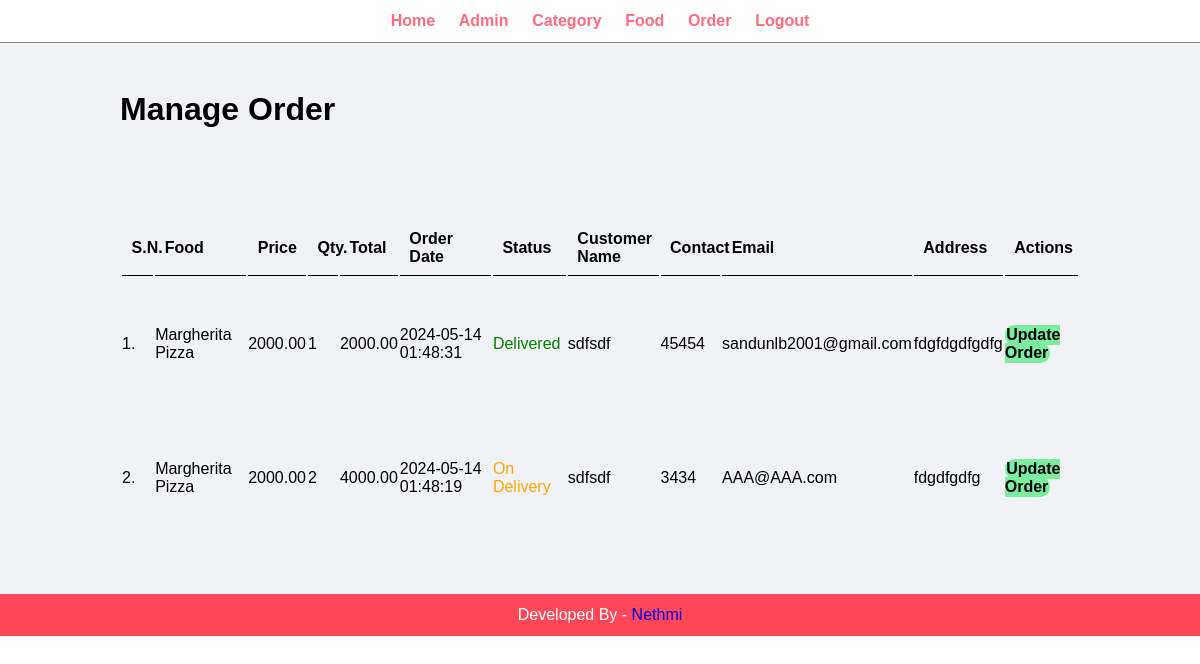
The page /admin/manage-order.php on the database its author committed.
### tables this page shows
CREATE TABLE `tbl_order` (
  `id` int(10) UNSIGNED NOT NULL,
  `food` varchar(150) NOT NULL,
  `price` decimal(10,2) NOT NULL,
  `qty` int(11) NOT NULL,
  `total` decimal(10,2) NOT NULL,
  `order_date` datetime NOT NULL,
  `status` varchar(50) NOT NULL,
  `customer_name` varchar(150) NOT NULL,
  `customer_contact` varchar(20) NOT NULL,
  `customer_email` varchar(150) NOT NULL,
  `customer_address` varchar(255) NOT NULL
);

### admin/manage-order.php (the view, shortened to what this page needs)
<?php include('includes/header.php'); ?>
<div class="main-content">
    <div class="wrapper">
        <h1>Manage Order</h1>
                <br /><br /><br />
                <br><br>
                <table class="tbl-full">
                    <tr>
                        <th>S.N.</th>
                        <th>Food</th>
                        <th>Price</th>
                        <th>Qty.</th>
                        <th>Total</th>
                        <th>Order Date</th>
                        <th>Status</th>
                        <th>Customer Name</th>
                        <th>Contact</th>
                        <th>Email</th>
                        <th>Address</th>
                        <th>Actions</th>
                    </tr>
                    <?php
                        $sql = "SELECT * FROM tbl_order ORDER BY id DESC";
                        $res = mysqli_query($conn, $sql);
                        $count = mysqli_num_rows($res);
                        $sn = 1;
                        if($count>0)
                        {
                            while($row=mysqli_fetch_assoc($res))
                            {
                                $id = $row['id'];
                                $food = $row['food'];
                                $price = $row['price'];
                                $qty = $row['qty'];
                                $total = $row['total'];
                                $order_date = $row['order_date'];
                                $status = $row['status'];
                                $customer_name = $row['customer_name'];
                                $customer_contact = $row['customer_contact'];
                                $customer_email = $row['customer_email'];
                                $customer_address = $row['customer_address'];
                                ?>
                                    <tr>
                                        <td><?php echo $sn++; ?>. </td>
                                        <td><?php echo $food; ?></td>
                                        <td><?php echo $price; ?></td>
                                        <td><?php echo $qty; ?></td>
                                        <td><?php echo $total; ?></td>
                                        <td><?php echo $order_date; ?></td>
                                        <td>
                                            <?php
                                                if($status=="Ordered")
                                                {
                                                    echo "<label>$status</label>";
                                                }
                                                elseif($status=="On Delivery")
                                                {
                                                    echo "<label style='color: orange;'>$status</label>";
                                                }
                                                elseif($status=="Delivered")
                                                {
                                                    echo "<label style='color: green;'>$status</label>";
                                                }
                                                elseif($status=="Cancelled")
                                                {
                                                    echo "<label style='color: red;'>$status</label>";
                                                }
                                            ?>
                                        </td>
                                        <td><?php echo $customer_name; ?></td>
                                        <td><?php echo $customer_contact; ?></td>
                                        <td><?php echo $customer_email; ?></td>
                                        <td><?php echo $customer_address; ?></td>
                                        <td>
                                            <a href="update-order.php?id=<?php echo $id; ?>" class="btn-secondary">Update Order</a>
                                        </td>
                                    </tr>
                                <?php
                            }
                        }
                        else
                        {
                            echo "<tr><td colspan='12' class='error'>Orders not Available</td></tr>";
                        }
                    ?>
                </table>
    </div>
</div>
<?php include('includes/footer.php'); ?>

### admin/includes/header.php (shortened to what this page needs)
<html>
    <head>
        <link rel="stylesheet" href="../css/admin.css">
    </head>
    <body>
        <div class="menu text-center">
            <div class="wrapper">
                <ul>
                    <li><a href="index.php">Home</a></li>
                    <li><a href="manage-admin.php">Admin</a></li>
                    <li><a href="manage-category.php">Category</a></li>
                    <li><a href="manage-food.php">Food</a></li>
                    <li><a href="manage-order.php">Order</a></li>
                    <li><a href="logout.php">Logout</a></li>
                </ul>
            </div>
        </div>

### admin/includes/footer.php
<div class="footer">
            <div class="wrapper">
                <p class="text-center">Developed By - <a href="#" style="text-decoration:none;">Nethmi</a></p>
            </div>
        </div>
    </body>
</html>

### css/admin.css (style rules this page uses)
* { margin: 0; padding: 0; font-family: Arial, Helvetica, sans-serif; }
.wrapper { padding: 1%; width: 80%; margin: 0 auto; }
.text-center a { text-decoration: none; }
.text-center { text-align: center; }
.tbl-full { width: 100%; }
table tr th { border-bottom: 1px solid black; padding: 1%; text-align: left; }
table tr td { padding: 5% 0; }
.btn-secondary { background-color: #7bed9f; padding: 11%; color: black; width: 144px; border: none; text-decoration: none; font-weight: bold; }
.btn-secondary, .btn-danger, .btn-primary { padding: 2%; border-radius:12px ; }
.menu { border-bottom: 1px solid grey; }
.menu ul { list-style-type: none; }
.menu ul li { display: inline; padding: 1%; }
.menu ul li a { text-decoration: none; font-weight: bold; color: #ff6b81; }
.main-content { background-color: #f1f2f6; padding: 3% 0; }
.footer { background-color: #ff4757; color: white; }

### rows shown on the page
tbl_order: food "Margherita Pizza", price "2000.00", qty "1", total "2000.00", order_date "2024-05-14 01:48:31", status "Delivered", customer_name "sdfsdf", customer_contact "45454", customer_email "sandunlb2001@gmail.com", customer_address "fdgfdgdfgdfg"
tbl_order: food "Margherita Pizza", price "2000.00", qty "2", total "4000.00", order_date "2024-05-14 01:48:19", status "On Delivery", customer_name "sdfsdf", customer_contact "3434", customer_email "AAA@AAA.com", customer_address "fdgdfgdfg"
